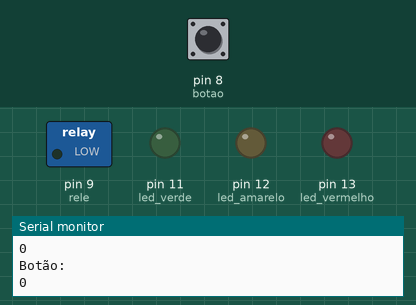
This sketch was run on a simulated Arduino Uno, built with avr-gcc and run on an emulated ATmega328P. Parts: switched loads named in the sketch (green lamp = pin HIGH), output pins drawn as LEDs (lit = HIGH), the last lines printed to the serial monitor. Dashed ring = blinking. Inputs (shaded band) come from the test bench; at power-on: pin 8 (botao) LOW.

Above: at 1.2 s.
1.3 s: pin 8 (botao) pulled HIGH for 1 s
At 1.5 s:
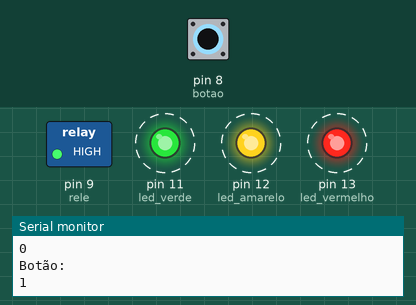
3.8 s: pin 8 (botao) pulled HIGH for 3.2 s
At 7.5 s:
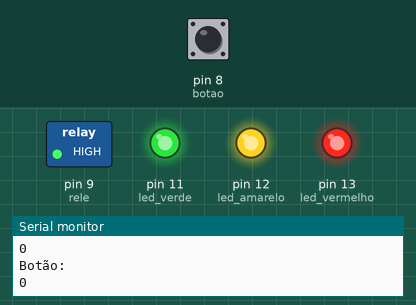
8.5 s: pin 8 (botao) pulled HIGH for 0.25 s
At 9.0 s:
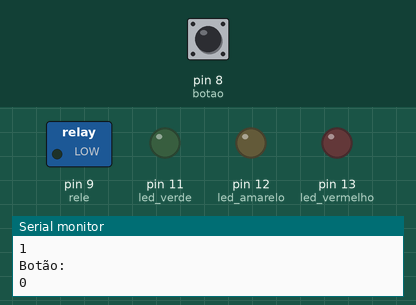
Timing chart, 0 to 11.5 s (numbered marks = the images above; inputs shaded):
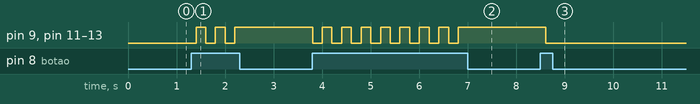

The sketch:

releBotaoSemTrava.ino
```cpp
#include "SoftwareSerial.h"

//variáveis
int led_vermelho = 13;
int led_amarelo = 12;
int led_verde = 11;
int botao = 8;
int rele = 9;
int ligado = 0;
int retorno_botao = 0;

void setup() {

  Serial.begin(9600);

  // inicializa as variáveis e portas
  pinMode(botao, INPUT);

  pinMode(led_vermelho, OUTPUT);
  pinMode(led_amarelo, OUTPUT);
  pinMode(led_verde, OUTPUT);
  pinMode(rele, OUTPUT);

}

void loop() {

  retorno_botao = digitalRead(botao);

  Serial.println("Botão:");
  Serial.println(retorno_botao);

  if (retorno_botao == 1 && ligado == 0)
  {
    //Acende o LED
    digitalWrite(led_vermelho, HIGH);
    digitalWrite(led_amarelo, HIGH);
    digitalWrite(led_verde, HIGH);
    digitalWrite(rele, HIGH);

    ligado = 1;
  }
  else if (retorno_botao == 1 && ligado == 1)
  {
    //Apaga o LED
    digitalWrite(led_vermelho, LOW);
    digitalWrite(led_amarelo, LOW);
    digitalWrite(led_verde, LOW);
    digitalWrite(rele, LOW);

    ligado = 0;
  }

  delay(200);
}
```

Measured:
- after the input at 1.3 s, pin 9 (rele), pin 11 (led_verde), pin 12 (led_amarelo), pin 13 (led_vermelho): alternates HIGH for 0.20 s and LOW for 0.20 s, 5 changes in all, then stays HIGH, starting after 0.10 s
- after the input at 3.8 s, pin 9 (rele), pin 11 (led_verde), pin 12 (led_amarelo), pin 13 (led_vermelho): alternates HIGH for 0.20 s and LOW for 0.20 s, 16 changes in all, then stays HIGH, starting at once
- after the input at 8.5 s, pin 9 (rele), pin 11 (led_verde), pin 12 (led_amarelo), pin 13 (led_vermelho): HIGH → LOW after 0.11 s
